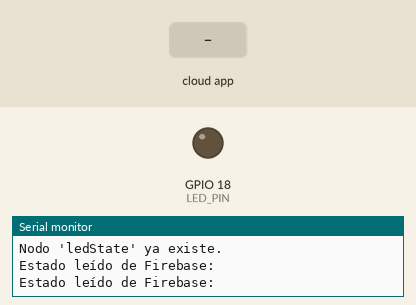
Bench run of a sketch on a simulated ESP32. Parts: output pins drawn as LEDs (lit = HIGH), the last lines printed to the serial monitor. The inputs (shaded band) are chosen by the test bench. WiFi joins after 1.5 s; servers stay silent unless stated; the Firebase database answers and starts empty.

Above: at 2.8 s.
2.9 s: the phone or cloud app sets ledState to 1
At 3.9 s:
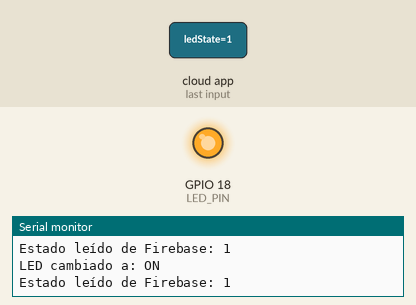
4.6 s: the phone or cloud app sets ledState to 0
At 6.0 s:
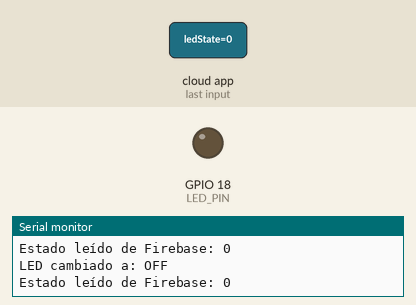
Timing chart, 0 to 7.6 s (numbered marks = the images above; inputs shaded):
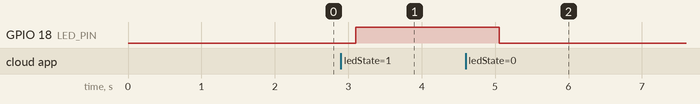

Measured:
- after the input at 2.9 s, GPIO 18 (LED_PIN): LOW → HIGH after 0.20 s
- after the input at 4.6 s, GPIO 18 (LED_PIN): HIGH → LOW after 0.46 s

The sketch:

emergencyapp.ino
```cpp
#include <Arduino.h>
#if defined(ESP32)
#include <WiFi.h>
#endif
#include <Firebase_ESP_Client.h>
#include "addons/TokenHelper.h"
#include "addons/RTDBHelper.h"

#define WIFI_SSID "Sebas"
#define WIFI_PASSWORD "09162523Ya..."


#define API_KEY "AIzaSyAd9e3prXQdqVcKmzUquFIot6egmHH1PRQ"
#define DATABASE_URL "https://emergencybuttonapp-435f8-default-rtdb.firebaseio.com/"


FirebaseData fbdo;
FirebaseAuth auth;
FirebaseConfig config;


#define LED_PIN 18
bool currentLEDState = false;
bool signupOK = false;

void setup() {
  Serial.begin(115200);
  pinMode(LED_PIN, OUTPUT);
  digitalWrite(LED_PIN, LOW);

  WiFi.begin(WIFI_SSID, WIFI_PASSWORD);
  Serial.print("Conectando a Wi-Fi");
  while (WiFi.status() != WL_CONNECTED) {
    Serial.print(".");
    delay(300);
  }
  Serial.println("\nWi-Fi conectado.");
  Serial.print("Dirección IP: ");
  Serial.println(WiFi.localIP());

  config.api_key = API_KEY;
  config.database_url = DATABASE_URL;

  if (Firebase.signUp(&config, &auth, "", "")) {
    Serial.println("Autenticación exitosa.");
    signupOK = true;
  } else {
    Serial.printf("Error: %s\n", config.signer.signupError.message.c_str());
  }

  config.token_status_callback = tokenStatusCallback;
  Firebase.begin(&config, &auth);
  Firebase.reconnectWiFi(true);

  if (!Firebase.RTDB.getString(&fbdo, "ledState")) {
    Firebase.RTDB.setString(&fbdo, "ledState", "0");
    Serial.println("Nodo 'ledState' creado con valor 0.");
  } else {
    Serial.println("Nodo 'ledState' ya existe.");
  }
}

void loop() {
  if (Firebase.ready() && signupOK) {

    if (Firebase.RTDB.getString(&fbdo, "ledState")) {
      String newStateString = fbdo.stringData();

      Serial.print("Estado leído de Firebase: ");
      Serial.println(newStateString);


      int newState = newStateString.toInt();

      if (newState != currentLEDState) {
        currentLEDState = newState;
        digitalWrite(LED_PIN, currentLEDState);
        Serial.print("LED cambiado a: ");
        Serial.println(currentLEDState ? "ON" : "OFF");
      }
    } else {
      Serial.println("Error al leer el estado del LED");
      Serial.println("REASON: " + fbdo.errorReason());
    }
  }

  delay(500);
}
```
